Frame 1 (no input): blank canvas, image omitted
Frame 60 (no input): blank canvas, image omitted
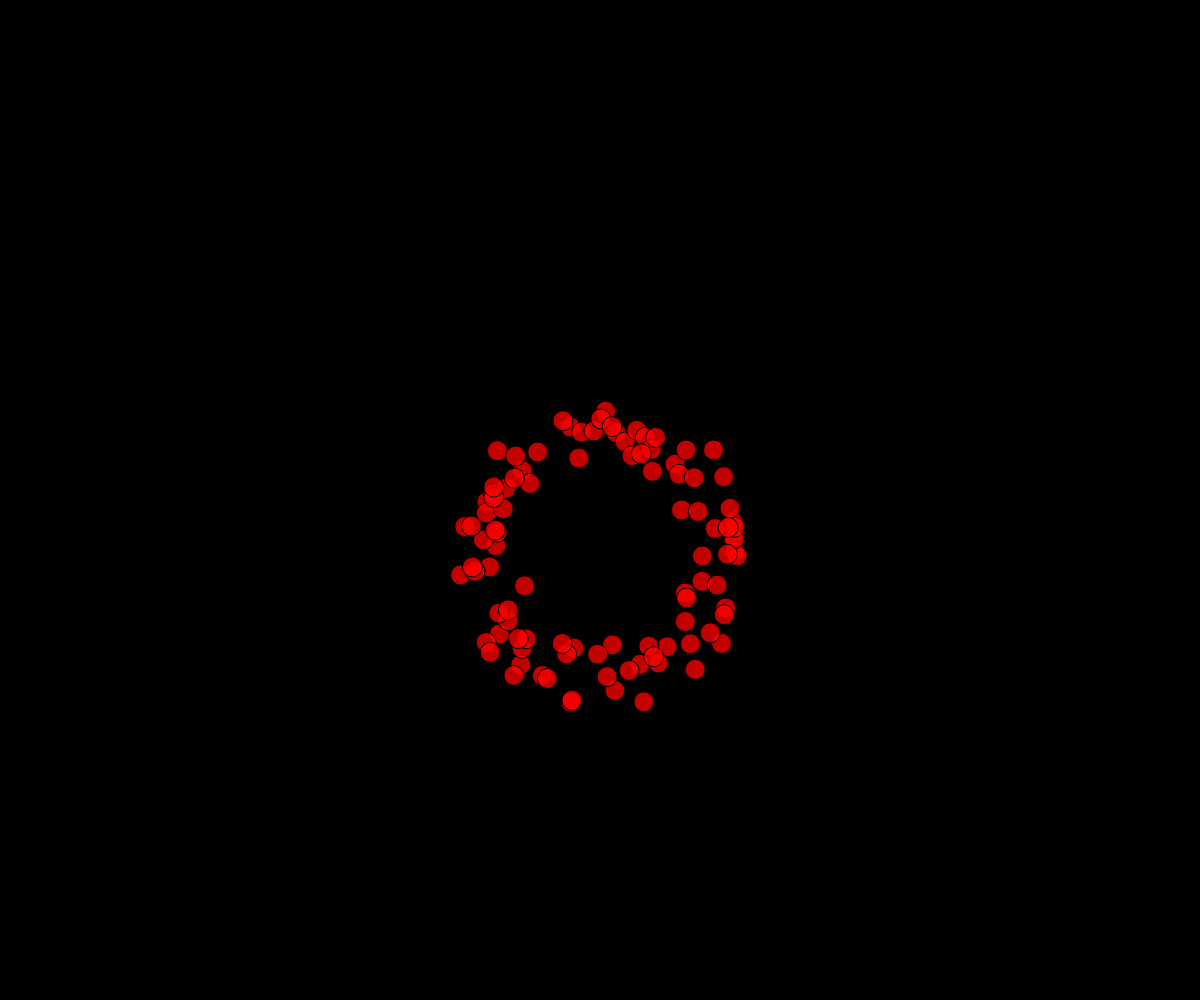
Frame 120 (the mouse pressed at the canvas centre since frame 60)

The p5.js sketch whose frames 1 and 60 were blank and that drew this single picture after the mouse press (run headless with seeded random() and noise() and a simulated clock; from frame 60 on, the mouse is pressed at the canvas centre):

// p5.js sketch
// ── sketch.js
let fireworks = [];

function setup() {
  createCanvas(windowWidth, windowHeight);
  angleMode(DEGREES);
}

function draw() {
  background(0);
  for (let i=0; i<fireworks.length; i++){
    if (fireworks[i].isAlive()){
      fireworks[i].move();
      fireworks[i].display();
    }
    else{
      fireworks.splice(i, 1);
    }
  }
}

function mousePressed(){
  let numberOfParticles = 100;
  let theta = 0;
  for (let i = 0; i<numberOfParticles ; i++){ 
    let xSpeed = cos(theta)*2 + random(-0.5,0.5);
    let ySpeed = sin(theta)*2 + random(-0.5, 0.5);
    let someParticle = new particle(mouseX, mouseY, xSpeed,ySpeed, 255, 0,0,255);
    fireworks.push(someParticle);
    theta += 360/numberOfParticles;
 }
}

class particle {
  constructor(x,y,dx,dy,r,g,b,a){
    this.x = x;
    this.y = y;
    this.dx = dx;
    this.dy = dy;
    this.r = r;
    this.g = g;
    this.b = b;
    this.a = a;
    this.size = 20;
    this.gravity = 0.03;
  }
  move() {
    this.x += this.dx;
    this.y += this.dy;
    this.a -= 1;
    this.dy += this.gravity;
  }

  display() {
    fill(this.r,this.g, this.b, this.a);
    ellipse(this.x,this.y,this.size, this.size);
  }
  isAlive() {
    return this.a > 0;
  }
}
